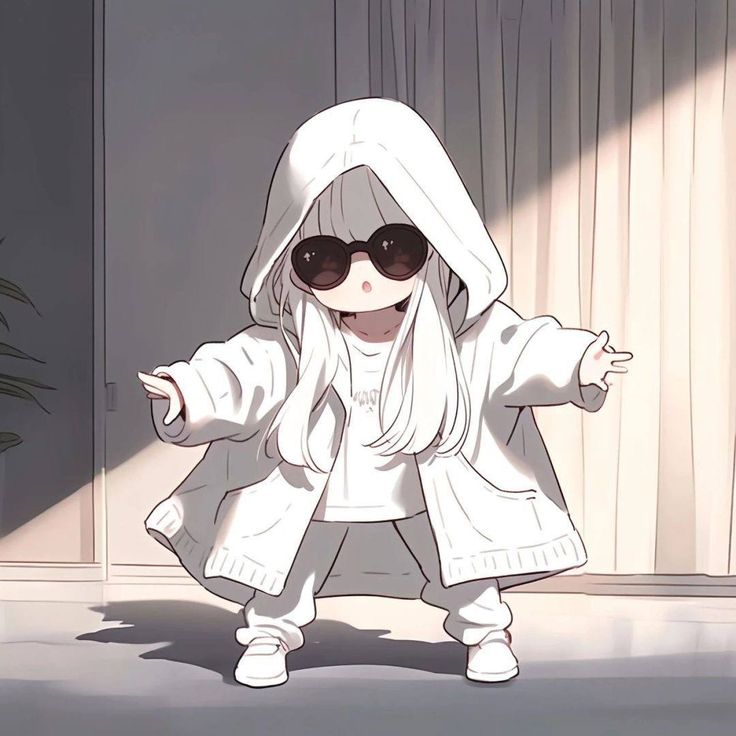
#> input picture pert.2/img.2.jpeg, 736 x 736 px, found by its file name
$ python KuantisasiCitra.py
#> lines starting #> are read from the running program, lines starting #| are printed output that depends on the picture
import cv2
import numpy as np

#Membaca gmb grayscale
img = cv2.imread('C:/Users/isna/Documents/Pengolahan Citra/praktik/img.2.jpeg', 0)
#> img: shape (736, 736); min 0, max 255, mean 168.5

#Kuantisasi 4 bit (16 level)
q4 = (img // 16) * 16
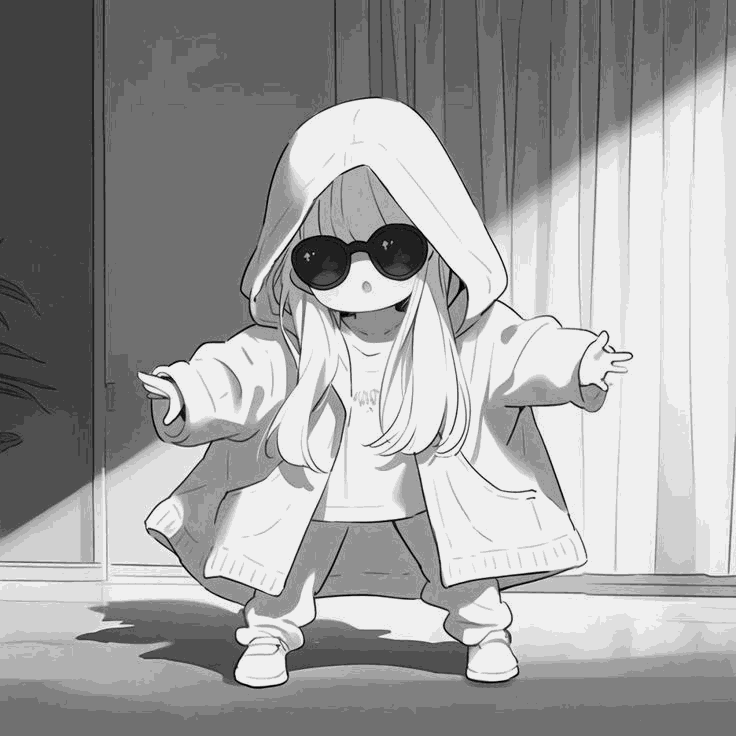
#> q4: shape (736, 736); min 0, max 240, mean 160.1

#Kuantisasi 2 bit (4 level)
q2 = (img // 64) * 64
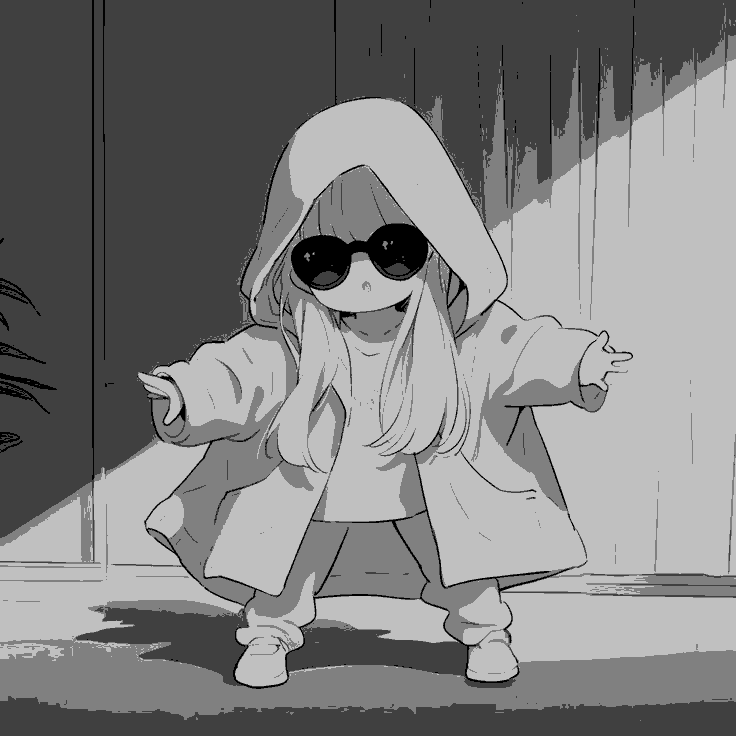
#> q2: shape (736, 736); min 0, max 192, mean 127.1

#Menampilkan hasil
cv2.imshow('Greeyscale Asli', img)
cv2.imshow('4 bit (16 level)', q4)
cv2.imshow('2 bit (4 level)', q2)

cv2.waitKey(0)
cv2.destroyAllWindows()
